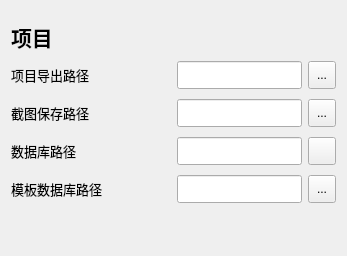
           <widget class="QWidget" name="pg_project">
            <property name="font">
             <font>
              <stylestrategy>PreferAntialias</stylestrategy>
             </font>
            </property>
            <layout class="QVBoxLayout" name="verticalLayout_5">
             <item>
              <spacer name="verticalSpacer_10">
               <property name="orientation">
                <enum>Qt::Vertical</enum>
               </property>
               <property name="sizeType">
                <enum>QSizePolicy::Fixed</enum>
               </property>
               <property name="sizeHint" stdset="0">
                <size>
                 <width>20</width>
                 <height>10</height>
                </size>
               </property>
              </spacer>
             </item>
             <item>
              <widget class="QLabel" name="label_14">
               <property name="sizePolicy">
                <sizepolicy hsizetype="Preferred" vsizetype="Maximum">
                 <horstretch>0</horstretch>
                 <verstretch>0</verstretch>
                </sizepolicy>
               </property>
               <property name="font">
                <font>
                 <family>Arial Black</family>
                 <pointsize>16</pointsize>
                 <bold>true</bold>
                 <stylestrategy>PreferAntialias</stylestrategy>
                </font>
               </property>
               <property name="text">
                <string>项目</string>
               </property>
              </widget>
             </item>
             <item>
              <layout class="QGridLayout" name="gridLayout_4" rowstretch="0,0,0,0,0">
               <item row="2" column="0">
                <widget class="QLabel" name="label_22">
                 <property name="minimumSize">
                  <size>
                   <width>140</width>
                   <height>32</height>
                  </size>
                 </property>
                 <property name="maximumSize">
                  <size>
                   <width>140</width>
                   <height>32</height>
                  </size>
                 </property>
                 <property name="font">
                  <font>
                   <family>Microsoft YaHei UI</family>
                   <pointsize>10</pointsize>
                   <bold>false</bold>
                   <stylestrategy>PreferAntialias</stylestrategy>
                  </font>
                 </property>
                 <property name="text">
                  <string>数据库路径</string>
                 </property>
                </widget>
               </item>
               <item row="2" column="2">
                <layout class="QHBoxLayout" name="horizontalLayout_12">
                 <item>
                  <widget class="QLineEdit" name="le_database_path">
                   <property name="minimumSize">
                    <size>
                     <width>0</width>
                     <height>28</height>
                    </size>
                   </property>
                   <property name="maximumSize">
                    <size>
                     <width>16777215</width>
                     <height>28</height>
                    </size>
                   </property>
                   <property name="font">
                    <font>
                     <pointsize>10</pointsize>
                     <italic>false</italic>
                     <stylestrategy>PreferAntialias</stylestrategy>
                    </font>
                   </property>
                  </widget>
                 </item>
                </layout>
               </item>
               <item row="0" column="0">
                <widget class="QLabel" name="label_25">
                 <property name="minimumSize">
                  <size>
                   <width>140</width>
                   <height>32</height>
                  </size>
                 </property>
                 <property name="maximumSize">
                  <size>
                   <width>140</width>
                   <height>32</height>
                  </size>
                 </property>
                 <property name="font">
                  <font>
                   <family>Microsoft YaHei UI</family>
                   <pointsize>10</pointsize>
                   <bold>false</bold>
                   <stylestrategy>PreferAntialias</stylestrategy>
                  </font>
                 </property>
                 <property name="text">
                  <string>项目导出路径</string>
                 </property>
                </widget>
               </item>
               <item row="3" column="0">
                <widget class="QLabel" name="label_17">
                 <property name="minimumSize">
                  <size>
                   <width>140</width>
                   <height>32</height>
                  </size>
                 </property>
                 <property name="maximumSize">
                  <size>
                   <width>140</width>
                   <height>32</height>
                  </size>
                 </property>
                 <property name="font">
                  <font>
                   <family>Microsoft YaHei UI</family>
                   <pointsize>10</pointsize>
                   <bold>false</bold>
                   <stylestrategy>PreferAntialias</stylestrategy>
                  </font>
                 </property>
                 <property name="text">
                  <string>模板数据库路径</string>
                 </property>
                </widget>
               </item>
               <item row="4" column="0">
                <spacer name="verticalSpacer_9">
                 <property name="orientation">
                  <enum>Qt::Vertical</enum>
                 </property>
                 <property name="sizeHint" stdset="0">
                  <size>
                   <width>20</width>
                   <height>40</height>
                  </size>
                 </property>
                </spacer>
               </item>
               <item row="3" column="2">
                <layout class="QHBoxLayout" name="horizontalLayout_8">
                 <item>
                  <widget class="QLineEdit" name="le_template_database_path">
                   <property name="minimumSize">
                    <size>
                     <width>0</width>
                     <height>28</height>
                    </size>
                   </property>
                   <property name="maximumSize">
                    <size>
                     <width>16777215</width>
                     <height>28</height>
                    </size>
                   </property>
                   <property name="font">
                    <font>
                     <pointsize>10</pointsize>
                     <italic>false</italic>
                     <stylestrategy>PreferAntialias</stylestrategy>
                    </font>
                   </property>
                  </widget>
                 </item>
                </layout>
               </item>
               <item row="1" column="2">
                <layout class="QHBoxLayout" name="horizontalLayout_10">
                 <item>
                  <widget class="QLineEdit" name="le_image_path">
                   <property name="minimumSize">
                    <size>
                     <width>0</width>
                     <height>28</height>
                    </size>
                   </property>
                   <property name="maximumSize">
                    <size>
                     <width>16777215</width>
                     <height>28</height>
                    </size>
                   </property>
                   <property name="font">
                    <font>
                     <pointsize>10</pointsize>
                     <italic>false</italic>
                     <stylestrategy>PreferAntialias</stylestrategy>
                    </font>
                   </property>
                  </widget>
                 </item>
                </layout>
               </item>
               <item row="1" column="1">
                <spacer name="horizontalSpacer_11">
                 <property name="orientation">
                  <enum>Qt::Horizontal</enum>
                 </property>
                 <property name="sizeType">
                  <enum>QSizePolicy::Fixed</enum>
                 </property>
                 <property name="sizeHint" stdset="0">
                  <size>
                   <width>20</width>
                   <height>20</height>
                  </size>
                 </property>
                </spacer>
               </item>
               <item row="0" column="2">
                <layout class="QHBoxLayout" name="horizontalLayout_11">
                 <item>
                  <widget class="QLineEdit" name="le_project_path">
                   <property name="minimumSize">
                    <size>
                     <width>0</width>
                     <height>28</height>
                    </size>
                   </property>
                   <property name="maximumSize">
                    <size>
                     <width>16777215</width>
                     <height>28</height>
                    </size>
                   </property>
                   <property name="font">
                    <font>
                     <pointsize>10</pointsize>
                     <italic>false</italic>
                     <stylestrategy>PreferAntialias</stylestrategy>
                    </font>
                   </property>
                  </widget>
                 </item>
                </layout>
               </item>
               <item row="1" column="0">
                <widget class="QLabel" name="label_23">
                 <property name="minimumSize">
                  <size>
                   <width>140</width>
                   <height>32</height>
                  </size>
                 </property>
                 <property name="maximumSize">
                  <size>
                   <width>140</width>
                   <height>32</height>
                  </size>
                 </property>
                 <property name="font">
                  <font>
                   <family>Microsoft YaHei UI</family>
                   <pointsize>10</pointsize>
                   <bold>false</bold>
                   <stylestrategy>PreferAntialias</stylestrategy>
                  </font>
                 </property>
                 <property name="text">
                  <string>截图保存路径</string>
                 </property>
                </widget>
               </item>
               <item row="0" column="3">
                <widget class="QToolButton" name="tb_project_path">
                 <property name="minimumSize">
                  <size>
                   <width>28</width>
                   <height>28</height>
                  </size>
                 </property>
                 <property name="maximumSize">
                  <size>
                   <width>28</width>
                   <height>28</height>
                  </size>
                 </property>
                 <property name="toolTip">
                  <string>选择文件夹</string>
                 </property>
                 <property name="text">
                  <string>...</string>
                 </property>
                 <property name="icon">
                  <iconset resource="DLXJResources.qrc">
                   <normaloff>:/assets/icon/folder.png</normaloff>:/assets/icon/folder.png</iconset>
                 </property>
                 <property name="iconSize">
                  <size>
                   <width>24</width>
                   <height>24</height>
                  </size>
                 </property>
                </widget>
               </item>
               <item row="1" column="3">
                <widget class="QToolButton" name="tb_image_path">
                 <property name="minimumSize">
                  <size>
                   <width>28</width>
                   <height>28</height>
                  </size>
                 </property>
                 <property name="maximumSize">
                  <size>
                   <width>28</width>
                   <height>28</height>
                  </size>
                 </property>
                 <property name="toolTip">
                  <string>选择文件夹</string>
                 </property>
                 <property name="text">
                  <string>...</string>
                 </property>
                 <property name="icon">
                  <iconset resource="DLXJResources.qrc">
                   <normaloff>:/assets/icon/folder.png</normaloff>:/assets/icon/folder.png</iconset>
                 </property>
                 <property name="iconSize">
                  <size>
                   <width>24</width>
                   <height>24</height>
                  </size>
                 </property>
                </widget>
               </item>
               <item row="2" column="3">
                <widget class="QToolButton" name="tb_database_path">
                 <property name="minimumSize">
                  <size>
                   <width>28</width>
                   <height>28</height>
                  </size>
                 </property>
                 <property name="maximumSize">
                  <size>
                   <width>28</width>
                   <height>28</height>
                  </size>
                 </property>
                 <property name="toolTip">
                  <string>选择文件夹</string>
                 </property>
                 <property name="text">
                  <string/>
                 </property>
                 <property name="icon">
                  <iconset resource="DLXJResources.qrc">
                   <normaloff>:/assets/icon/folder.png</normaloff>:/assets/icon/folder.png</iconset>
                 </property>
                 <property name="iconSize">
                  <size>
                   <width>24</width>
                   <height>24</height>
                  </size>
                 </property>
                </widget>
               </item>
               <item row="3" column="3">
                <widget class="QToolButton" name="tb_template_database_path">
                 <property name="minimumSize">
                  <size>
                   <width>28</width>
                   <height>28</height>
                  </size>
                 </property>
                 <property name="maximumSize">
                  <size>
                   <width>28</width>
                   <height>28</height>
                  </size>
                 </property>
                 <property name="toolTip">
                  <string>选择文件</string>
                 </property>
                 <property name="text">
                  <string>...</string>
                 </property>
                 <property name="icon">
                  <iconset resource="DLXJResources.qrc">
                   <normaloff>:/assets/icon/folder.png</normaloff>:/assets/icon/folder.png</iconset>
                 </property>
                 <property name="iconSize">
                  <size>
                   <width>24</width>
                   <height>24</height>
                  </size>
                 </property>
                </widget>
               </item>
              </layout>
             </item>
            </layout>
           </widget>
